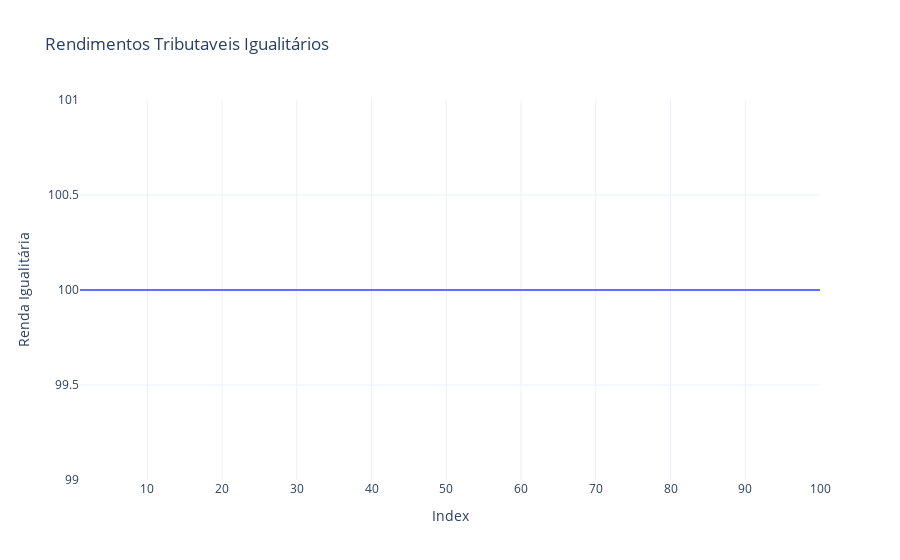

Write notebook code for a chart like this one.
### Markdown cell above
Estes são os dados da distribuição de renda do Brasil em 2020, do 1º ao 99º centil.

Pegue a população brasileira que pagou imposto de renda e divida em 100 partes iguais.

Isto é um centil.

O primeiro centil são as 316.349 pessoas de menor renda.

O último centil são as 316.349 pessoas de maior renda.

A Renda Tributável Bruta começa a aparecer no 7º centil - abaixo disso as pessoas estão isentas da tributação.

A pessoa com maior renda do 7º centil possui uma renda tributável bruta de 100 reais - ou seja, pagam imposto em cima de 100 reais.

Uma distribuição totalmente igualitária de renda seria uma linha reta, algo como isso:

### Code cell
fig_renda_igualitaria.show()

### Figure 1 — Plotly figure (JSON) as saved in the notebook; plotly's stock layout.template omitted (floating-point values rounded to 4 significant figures)
{"data": [{"hovertemplate": "Centil=%{x}<br>Renda Igualitária=%{y}<extra></extra>", "legendgroup": "", "line": {"color": "#636efa", "dash": "solid"}, "marker": {"symbol": "circle"}, "mode": "lines", "name": "", "orientation": "v", "showlegend": false, "type": "scatter", "x": [1, 2, 3, 4, 5, 6, 7, 8, 9, 10, 11, 12, 13, 14, 15, 16, 17, 18, 19, 20, 21, 22, 23, 24, 25, 26, 27, 28, 29, 30, 31, 32, 33, 34, 35, 36, 37, 38, 39, 40, 41, 42, 43, 44, 45, 46, 47, 48, 49, 50, 51, 52, 53, 54, 55, 56, 57, 58, 59, 60, 61, 62, 63, 64, 65, 66, 67, 68, 69, 70, 71, 72, 73, 74, 75, 76, 77, 78, 79, 80, 81, 82, 83, 84, 85, 86, 87, 88, 89, 90, 91, 92, 93, 94, 95, 96, 97, 98, 99, 100], "xaxis": "x", "y": [100.0, 100.0, 100.0, 100.0, 100.0, 100.0, 100.0, 100.0, 100.0, 100.0, 100.0, 100.0, 100.0, 100.0, 100.0, 100.0, 100.0, 100.0, 100.0, 100.0, 100.0, 100.0, 100.0, 100.0, 100.0, 100.0, 100.0, 100.0, 100.0, 100.0, 100.0, 100.0, 100.0, 100.0, 100.0, 100.0, 100.0, 100.0, 100.0, 100.0, 100.0, 100.0, 100.0, 100.0, 100.0, 100.0, 100.0, 100.0, 100.0, 100.0, 100.0, 100.0, 100.0, 100.0, 100.0, 100.0, 100.0, 100.0, 100.0, 100.0, 100.0, 100.0, 100.0, 100.0, 100.0, 100.0, 100.0, 100.0, 100.0, 100.0, 100.0, 100.0, 100.0, 100.0, 100.0, 100.0, 100.0, 100.0, 100.0, 100.0, 100.0, 100.0, 100.0, 100.0, 100.0, 100.0, 100.0, 100.0, 100.0, 100.0, 100.0, 100.0, 100.0, 100.0, 100.0, 100.0, 100.0, 100.0, 100.0, 100.0], "yaxis": "y"}], "layout": {"legend": {"tracegroupgap": 0}, "title": {"text": "Rendimentos Tributaveis Igualitários"}, "xaxis": {"anchor": "y", "domain": [0, 1], "title": {"text": "Index"}}, "yaxis": {"anchor": "x", "domain": [0, 1], "title": {"text": "Renda Igualitária"}}}}
